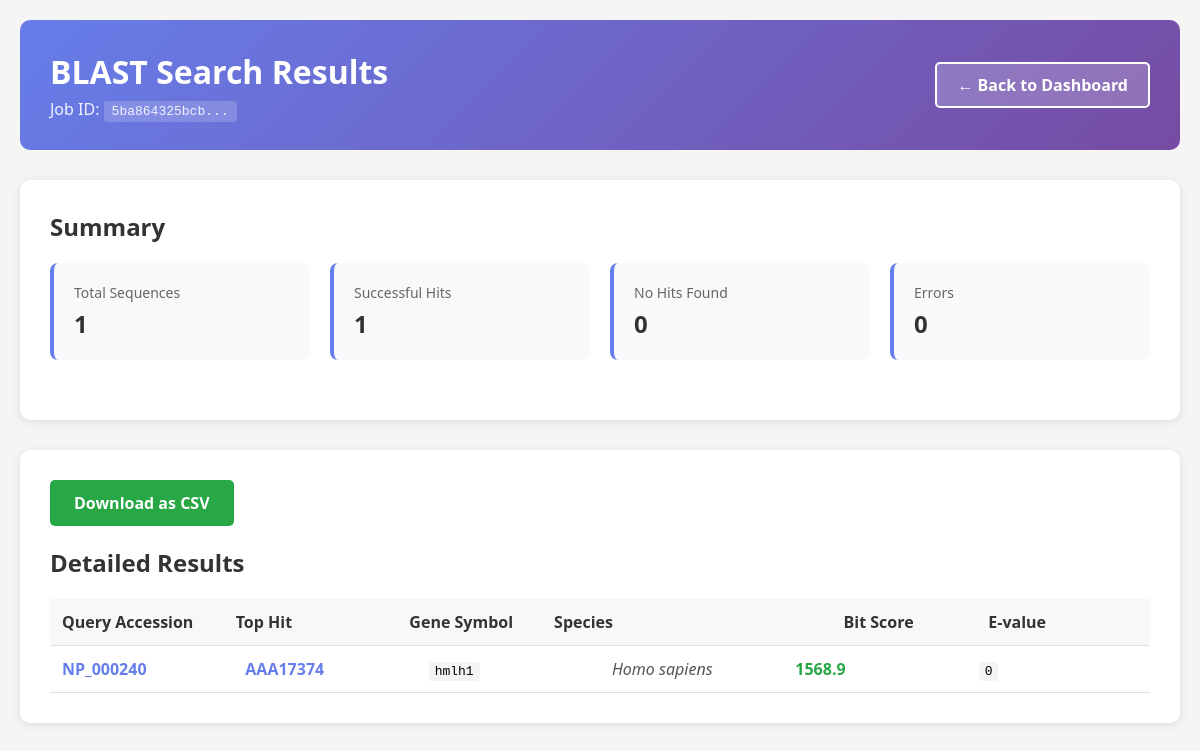
The page /results/5ba864325bcb4779962accaf2fefce38 on the database its author committed.
### tables this page shows
CREATE TABLE results (
        id INTEGER PRIMARY KEY AUTOINCREMENT,
        job_id TEXT,
        accession TEXT,
        top_hit TEXT,
        gene TEXT,
        species TEXT,
        bit_score TEXT,
        evalue TEXT,
        FOREIGN KEY(job_id) REFERENCES jobs(id)
    );

### app.py (the view)
@app.route("/results/<job_id>")
def results(job_id):
    conn = get_conn()
    cur = conn.cursor()
    cur.execute("SELECT * FROM results WHERE job_id=?", (job_id,))
    results = cur.fetchall()
    conn.close()
    return render_template("results.html", results=results, job_id=job_id)

### database.py (called while the page is built)
def get_conn():
    conn = sqlite3.connect(DB_FILE)
    conn.row_factory = sqlite3.Row
    return conn

### templates/results.html (shortened to what this page needs)
<!DOCTYPE html>
<html lang="en">
<head>
</head>
<body>
    <div class="container">
        <div class="header">
            <div>
                <h1>BLAST Search Results</h1>
                <p style="margin-top: 5px; opacity: 0.9;">Job ID: <code style="background: rgba(255,255,255,0.2); padding: 3px 8px; border-radius: 3px;">{{ job_id[:12] }}...</code></p>
            </div>
            <a href="{{ url_for('dashboard') }}" class="back-btn">← Back to Dashboard</a>
        </div>
        {% if results %}
            <div class="card">
                <h2>Summary</h2>
                <div class="summary">
                    <div class="summary-item">
                        <div class="label">Total Sequences</div>
                        <div class="value">{{ results|length }}</div>
                    </div>
                    <div class="summary-item">
                        <div class="label">Successful Hits</div>
                        <div class="value">{{ results|selectattr('top_hit', 'ne', 'NA')|selectattr('top_hit', 'ne', 'ERROR')|list|length }}</div>
                    </div>
                    <div class="summary-item">
                        <div class="label">No Hits Found</div>
                        <div class="value">{{ results|selectattr('top_hit', 'eq', 'NA')|list|length }}</div>
                    </div>
                    <div class="summary-item">
                        <div class="label">Errors</div>
                        <div class="value">{{ results|selectattr('top_hit', 'eq', 'ERROR')|list|length }}</div>
                    </div>
                </div>
            </div>
            <div class="card">
                <div class="download-section">
                    <a href="{{ url_for('download_csv', job_id=job_id) }}" class="download-btn">Download as CSV</a>
                </div>
                <h2>Detailed Results</h2>
                <table>
                    <thead>
                        <tr>
                            <th style="width: 12%;">Query Accession</th>
                            <th style="width: 12%;">Top Hit</th>
                            <th style="width: 10%;">Gene Symbol</th>
                            <th style="width: 20%;">Species</th>
                            <th style="width: 10%;">Bit Score</th>
                            <th style="width: 12%;">E-value</th>
                        </tr>
                    </thead>
                    <tbody>
                        {% for result in results %}
                        <tr {% if result['top_hit'] == 'ERROR' %}class="error-row"{% endif %}>
                            <td>
                                <a href="https://www.ncbi.nlm.nih.gov/protein/{{ result['accession'] }}"
                                   target="_blank"
                                   class="accession-link">
                                    {{ result['accession'] }}
                                </a>
                            </td>
                            <td>
                                {% if result['top_hit'] not in ['NA', 'ERROR'] %}
                                    <a href="https://www.ncbi.nlm.nih.gov/protein/{{ result['top_hit'] }}"
                                       target="_blank"
                                       class="accession-link">
                                        {{ result['top_hit'] }}
                                    </a>
                                {% elif result['top_hit'] == 'ERROR' %}
                                    <span style="color: #dc3545; font-weight: 600;">ERROR</span>
                                {% else %}
                                    <span class="na-value">No hit</span>
                                {% endif %}
                            </td>
                            <td>
                                {% if result['gene'] not in ['NA', 'ERROR'] %}
                                    <code>{{ result['gene'] }}</code>
                                {% else %}
                                    <span class="na-value">—</span>
                                {% endif %}
                            </td>
                            <td>
                                {% if result['species'] not in ['NA', 'ERROR'] %}
                                    <span class="species-name">{{ result['species'] }}</span>
                                {% elif result['top_hit'] == 'ERROR' %}
                                    <span style="color: #856404; font-size: 12px;">{{ result['species'] }}</span>
                                {% else %}
                                    <span class="na-value">—</span>
                                {% endif %}
                            </td>
                            <td>
                                {% if result['bit_score'] != 'NA' %}
                                    {% set score = result['bit_score']|float %}
                                    {% if score > 200 %}
                                        <span class="score-good">{{ result['bit_score'] }}</span>
                                    {% elif score > 50 %}
                                        <span class="score-medium">{{ result['bit_score'] }}</span>
                                    {% else %}
                                        <span class="score-low">{{ result['bit_score'] }}</span>
                                    {% endif %}
                                {% else %}
                                    <span class="na-value">—</span>
                                {% endif %}
                            </td>
                            <td>
                                {% if result['evalue'] != 'NA' %}
                                    <code>{{ result['evalue'] }}</code>
                                {% else %}
                                    <span class="na-value">—</span>
                                {% endif %}
                            </td>
                        </tr>
                        {% endfor %}
                    </tbody>
                </table>
            </div>
        {% endif %}
    </div>
</body>
</html>

### templates/results.html (style rules this page uses)
* { margin: 0; padding: 0; box-sizing: border-box; }
body { font-family: 'Segoe UI', Tahoma, Geneva, Verdana, sans-serif; background: #f5f5f5; padding: 20px; }
.header { background: linear-gradient(135deg, #667eea 0%, #764ba2 100%); color: white; padding: 30px; border-radius: 10px; margin-bottom: 30px; display: flex; justify-content: space-between; align-items: center; }
.header h1 { font-size: 32px; }
.back-btn { background: rgba(255,255,255,0.2); color: white; padding: 10px 20px; border: 2px solid white; border-radius: 5px; text-decoration: none; font-weight: 600; transition: all 0.3s; }
.container { max-width: 1400px; margin: 0 auto; }
.card { background: white; padding: 30px; border-radius: 10px; box-shadow: 0 2px 10px rgba(0,0,0,0.1); margin-bottom: 30px; }
.card h2 { color: #333; margin-bottom: 20px; font-size: 24px; }
.summary { display: grid; grid-template-columns: repeat(auto-fit, minmax(200px, 1fr)); gap: 20px; margin-bottom: 30px; }
.summary-item { background: #f8f9fa; padding: 20px; border-radius: 8px; border-left: 4px solid #667eea; }
.summary-item .label { font-size: 14px; color: #666; margin-bottom: 5px; }
.summary-item .value { font-size: 24px; font-weight: 700; color: #333; }
table { width: 100%; border-collapse: collapse; overflow-x: auto; display: block; }
thead { display: table; width: 100%; table-layout: fixed; }
tbody { display: block; max-height: 600px; overflow-y: auto; }
tbody tr { display: table; width: 100%; table-layout: fixed; }
th, td { padding: 12px; text-align: left; border-bottom: 1px solid #e0e0e0; }
th { background: #f8f8f8; font-weight: 600; color: #333; position: sticky; top: 0; z-index: 10; }
.accession-link { color: #667eea; text-decoration: none; font-weight: 600; }
code { background: #f4f4f4; padding: 2px 6px; border-radius: 3px; font-family: 'Courier New', monospace; font-size: 13px; }
.download-section { display: flex; gap: 10px; margin-bottom: 20px; }
.download-btn { padding: 12px 24px; background: #28a745; color: white; text-decoration: none; border-radius: 5px; font-weight: 600; display: inline-block; transition: background 0.3s; }
.species-name { font-style: italic; color: #555; }
.score-good { color: #28a745; font-weight: 600; }

### rows shown on the page
results: accession "NP_000240", top_hit "AAA17374", gene "hmlh1", species "Homo sapiens", bit_score "1568.9", evalue "0"

### other values the page prints
{{ job_id[:12] }} "5ba864325bcb"
{{ results|length }} "1"
{{ results|selectattr('top_hit', 'eq', 'NA')|list|length }} "0"
{{ results|selectattr('top_hit', 'eq', 'ERROR')|list|length }} "0"
